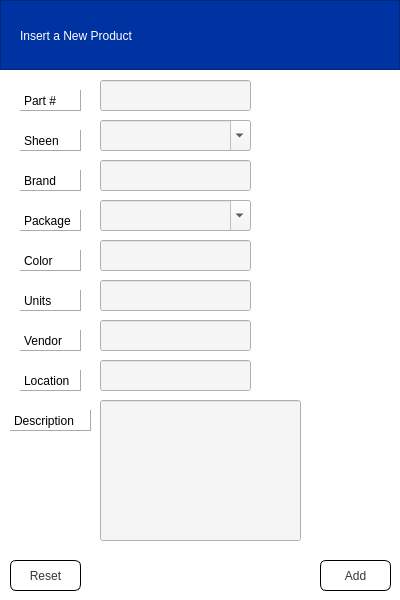
<?xml version="1.0" encoding="UTF-8"?>
<ui version="4.0">
 <class>Dialog</class>
 <widget class="QDialog" name="Dialog">
  <property name="geometry">
   <rect>
    <x>0</x>
    <y>0</y>
    <width>400</width>
    <height>600</height>
   </rect>
  </property>
  <property name="windowTitle">
   <string>Dialog</string>
  </property>
  <widget class="QWidget" name="widget" native="true">
   <property name="enabled">
    <bool>true</bool>
   </property>
   <property name="geometry">
    <rect>
     <x>0</x>
     <y>0</y>
     <width>400</width>
     <height>600</height>
    </rect>
   </property>
   <property name="focusPolicy">
    <enum>Qt::StrongFocus</enum>
   </property>
   <property name="layoutDirection">
    <enum>Qt::LeftToRight</enum>
   </property>
   <property name="styleSheet">
    <string notr="true">QWidget{
	background-color: rgb(255, 255, 255);
}
QComboBox{
	background-color: rgb(245, 245, 245);
	font: 12pt &quot;Times New Roman&quot;;
}

QLineEdit{
	background-color: rgb(245, 245, 245);
	font: 12pt &quot;Times New Roman&quot;;
}

QLineEdit:hover{
	background-color: rgb(255, 255, 255);
}

QLabel{
	font: 75 12pt &quot;Times New Roman&quot;;
	
}

QRadioButton{
	font: 9pt &quot;Times New Roman&quot;;
}

QPushButton{
	border-radius: 6px;
}
</string>
   </property>
   <widget class="QLabel" name="partLabel">
    <property name="geometry">
     <rect>
      <x>20</x>
      <y>90</y>
      <width>61</width>
      <height>21</height>
     </rect>
    </property>
    <property name="frameShape">
     <enum>QFrame::Panel</enum>
    </property>
    <property name="frameShadow">
     <enum>QFrame::Raised</enum>
    </property>
    <property name="text">
     <string>Part #</string>
    </property>
   </widget>
   <widget class="QLabel" name="sheenLabel">
    <property name="geometry">
     <rect>
      <x>20</x>
      <y>130</y>
      <width>61</width>
      <height>21</height>
     </rect>
    </property>
    <property name="frameShape">
     <enum>QFrame::Panel</enum>
    </property>
    <property name="frameShadow">
     <enum>QFrame::Raised</enum>
    </property>
    <property name="text">
     <string>Sheen</string>
    </property>
   </widget>
   <widget class="QLabel" name="brandLabel">
    <property name="geometry">
     <rect>
      <x>20</x>
      <y>170</y>
      <width>61</width>
      <height>21</height>
     </rect>
    </property>
    <property name="frameShape">
     <enum>QFrame::Panel</enum>
    </property>
    <property name="frameShadow">
     <enum>QFrame::Raised</enum>
    </property>
    <property name="text">
     <string>Brand</string>
    </property>
   </widget>
   <widget class="QLabel" name="packageLabel">
    <property name="geometry">
     <rect>
      <x>20</x>
      <y>210</y>
      <width>61</width>
      <height>21</height>
     </rect>
    </property>
    <property name="frameShape">
     <enum>QFrame::Panel</enum>
    </property>
    <property name="frameShadow">
     <enum>QFrame::Raised</enum>
    </property>
    <property name="text">
     <string>Package</string>
    </property>
   </widget>
   <widget class="QLabel" name="colorLabel">
    <property name="geometry">
     <rect>
      <x>20</x>
      <y>250</y>
      <width>61</width>
      <height>21</height>
     </rect>
    </property>
    <property name="frameShape">
     <enum>QFrame::Panel</enum>
    </property>
    <property name="frameShadow">
     <enum>QFrame::Raised</enum>
    </property>
    <property name="text">
     <string>Color</string>
    </property>
   </widget>
   <widget class="QLabel" name="unitLabel">
    <property name="geometry">
     <rect>
      <x>20</x>
      <y>290</y>
      <width>61</width>
      <height>21</height>
     </rect>
    </property>
    <property name="frameShape">
     <enum>QFrame::Panel</enum>
    </property>
    <property name="frameShadow">
     <enum>QFrame::Raised</enum>
    </property>
    <property name="text">
     <string>Units</string>
    </property>
   </widget>
   <widget class="QLabel" name="vendorLabel">
    <property name="geometry">
     <rect>
      <x>20</x>
      <y>330</y>
      <width>61</width>
      <height>21</height>
     </rect>
    </property>
    <property name="frameShape">
     <enum>QFrame::Panel</enum>
    </property>
    <property name="frameShadow">
     <enum>QFrame::Raised</enum>
    </property>
    <property name="text">
     <string>Vendor</string>
    </property>
   </widget>
   <widget class="QFrame" name="top_bar">
    <property name="geometry">
     <rect>
      <x>0</x>
      <y>0</y>
      <width>400</width>
      <height>70</height>
     </rect>
    </property>
    <property name="styleSheet">
     <string notr="true">QFrame{
	background-color:rgba(0, 51, 162, 255);
}

QLabel{
	background-color: none;
	color: rgb(255, 255, 255);
}</string>
    </property>
    <property name="frameShape">
     <enum>QFrame::StyledPanel</enum>
    </property>
    <property name="frameShadow">
     <enum>QFrame::Raised</enum>
    </property>
    <widget class="QLabel" name="label">
     <property name="geometry">
      <rect>
       <x>20</x>
       <y>20</y>
       <width>351</width>
       <height>31</height>
      </rect>
     </property>
     <property name="styleSheet">
      <string notr="true">
font: 75 20pt &quot;MS Shell Dlg 2&quot;;</string>
     </property>
     <property name="text">
      <string>Insert a New Product</string>
     </property>
    </widget>
   </widget>
   <widget class="QLabel" name="locationLabel">
    <property name="geometry">
     <rect>
      <x>20</x>
      <y>370</y>
      <width>61</width>
      <height>21</height>
     </rect>
    </property>
    <property name="frameShape">
     <enum>QFrame::Panel</enum>
    </property>
    <property name="frameShadow">
     <enum>QFrame::Raised</enum>
    </property>
    <property name="text">
     <string>Location</string>
    </property>
   </widget>
   <widget class="QLabel" name="descriptionLabel">
    <property name="geometry">
     <rect>
      <x>10</x>
      <y>410</y>
      <width>81</width>
      <height>21</height>
     </rect>
    </property>
    <property name="frameShape">
     <enum>QFrame::Panel</enum>
    </property>
    <property name="frameShadow">
     <enum>QFrame::Raised</enum>
    </property>
    <property name="text">
     <string>Description</string>
    </property>
   </widget>
   <widget class="QPushButton" name="commitButton">
    <property name="geometry">
     <rect>
      <x>320</x>
      <y>560</y>
      <width>71</width>
      <height>31</height>
     </rect>
    </property>
    <property name="styleSheet">
     <string notr="true">QPushButton{
	background-color: none;
	border-color: rgb(0, 0, 0);
	color: rgb(54, 54, 54);
	font: 87 10pt &quot;Arial Black&quot;;
	border: 1px solid;
}

QPushButton:hover{
	
	background-color: rgb(175, 232, 162);
}</string>
    </property>
    <property name="text">
     <string>Add</string>
    </property>
   </widget>
   <widget class="QPushButton" name="resetButton">
    <property name="geometry">
     <rect>
      <x>10</x>
      <y>560</y>
      <width>71</width>
      <height>31</height>
     </rect>
    </property>
    <property name="styleSheet">
     <string notr="true">QPushButton{
	background-color: none;
	border-color: rgb(0, 0, 0);
	color: rgb(54, 54, 54);
	font: 87 10pt &quot;Arial Black&quot;;
	border: 1px solid;
}

QPushButton:hover{
	background-color: rgb(221, 153, 153);
}</string>
    </property>
    <property name="text">
     <string>Reset</string>
    </property>
   </widget>
   <widget class="QLineEdit" name="lineEdit_part">
    <property name="geometry">
     <rect>
      <x>100</x>
      <y>80</y>
      <width>151</width>
      <height>31</height>
     </rect>
    </property>
   </widget>
   <widget class="QLineEdit" name="lineEdit_brand">
    <property name="geometry">
     <rect>
      <x>100</x>
      <y>160</y>
      <width>151</width>
      <height>31</height>
     </rect>
    </property>
   </widget>
   <widget class="QLineEdit" name="lineEdit_color">
    <property name="geometry">
     <rect>
      <x>100</x>
      <y>240</y>
      <width>151</width>
      <height>31</height>
     </rect>
    </property>
   </widget>
   <widget class="QLineEdit" name="lineEdit_units">
    <property name="geometry">
     <rect>
      <x>100</x>
      <y>280</y>
      <width>151</width>
      <height>31</height>
     </rect>
    </property>
   </widget>
   <widget class="QLineEdit" name="lineEdit_vendor">
    <property name="geometry">
     <rect>
      <x>100</x>
      <y>320</y>
      <width>151</width>
      <height>31</height>
     </rect>
    </property>
   </widget>
   <widget class="QLineEdit" name="lineEdit_location">
    <property name="geometry">
     <rect>
      <x>100</x>
      <y>360</y>
      <width>151</width>
      <height>31</height>
     </rect>
    </property>
   </widget>
   <widget class="QLineEdit" name="lineEdit_description">
    <property name="geometry">
     <rect>
      <x>100</x>
      <y>400</y>
      <width>201</width>
      <height>141</height>
     </rect>
    </property>
   </widget>
   <widget class="QComboBox" name="comboBox_sheen">
    <property name="geometry">
     <rect>
      <x>100</x>
      <y>120</y>
      <width>151</width>
      <height>31</height>
     </rect>
    </property>
    <property name="editable">
     <bool>true</bool>
    </property>
   </widget>
   <widget class="QComboBox" name="comboBox_package">
    <property name="geometry">
     <rect>
      <x>100</x>
      <y>200</y>
      <width>151</width>
      <height>31</height>
     </rect>
    </property>
    <property name="editable">
     <bool>true</bool>
    </property>
   </widget>
   <zorder>partLabel</zorder>
   <zorder>sheenLabel</zorder>
   <zorder>brandLabel</zorder>
   <zorder>packageLabel</zorder>
   <zorder>colorLabel</zorder>
   <zorder>unitLabel</zorder>
   <zorder>vendorLabel</zorder>
   <zorder>locationLabel</zorder>
   <zorder>descriptionLabel</zorder>
   <zorder>commitButton</zorder>
   <zorder>resetButton</zorder>
   <zorder>top_bar</zorder>
   <zorder>lineEdit_part</zorder>
   <zorder>lineEdit_brand</zorder>
   <zorder>lineEdit_color</zorder>
   <zorder>lineEdit_units</zorder>
   <zorder>lineEdit_vendor</zorder>
   <zorder>lineEdit_location</zorder>
   <zorder>lineEdit_description</zorder>
   <zorder>comboBox_sheen</zorder>
   <zorder>comboBox_package</zorder>
  </widget>
 </widget>
 <tabstops>
  <tabstop>lineEdit_part</tabstop>
  <tabstop>comboBox_sheen</tabstop>
  <tabstop>lineEdit_brand</tabstop>
  <tabstop>comboBox_package</tabstop>
  <tabstop>lineEdit_color</tabstop>
  <tabstop>lineEdit_units</tabstop>
  <tabstop>lineEdit_vendor</tabstop>
  <tabstop>lineEdit_location</tabstop>
  <tabstop>lineEdit_description</tabstop>
  <tabstop>resetButton</tabstop>
  <tabstop>commitButton</tabstop>
  <tabstop>widget</tabstop>
 </tabstops>
 <resources/>
 <connections/>
</ui>
